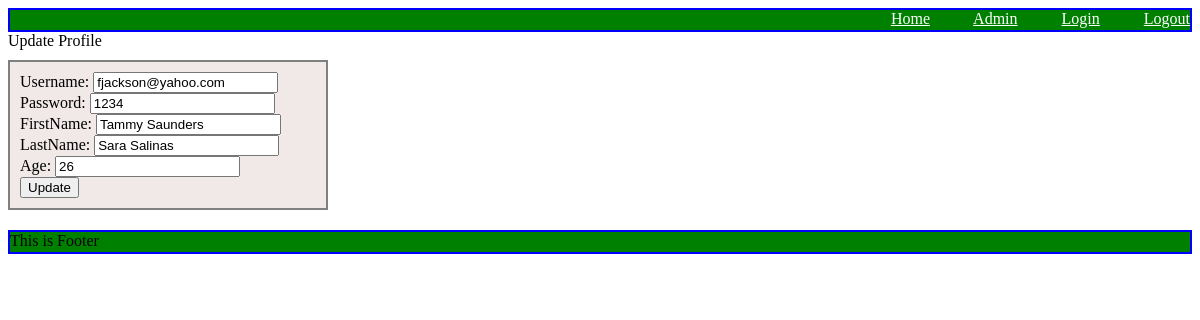
Screenshot of /twmprofile/updateProfile/50/ with the database file from the repository.
### twmprofile/models.py (models this page shows)
class Profile(models.Model):
    username = models.CharField(max_length=30)
    password = models.CharField(max_length=30)
    firstName = models.CharField(max_length=30)
    lastName = models.CharField(max_length=30)
    age = models.IntegerField(default=18)

### twmprofile/views.py (the view)
# urls.py: re_path('updateProfile/(?P<id>\d+)/$', views.updateProfile),
def updateProfile(request, id):
    existingProfile = Profile.objects.get(id=id)
    if request.method == 'POST':
        form = forms.ProfileUpdateRequest(request.POST, instance=existingProfile) # A record will be considered new if you do not provide instance=Profile
        print('Is form valid', form.is_valid())
        if form.is_valid():
            form.save()
            return redirect('/twmprofile/profile')
    return render(request, 'twmprofile/update.html', {'profile': existingProfile})

### templates/twmprofile/update.html (shortened to what this page needs)
<!DOCTYPE html>
{% extends 'twmprofile/common/main.html'%}
{% block body_part %}
        <h>Update Profile</h></br>
<div class="yms_form">
   <form method="POST">
       Username: <input type="text" name="username" value="{{profile.username}}"></br>
       Password: <input type="text" name="password" value="{{profile.password}}"></br>
       FirstName: <input type="text" name="firstName" value="{{profile.firstName}}"></br>
       LastName: <input type="text" name="lastName" value="{{profile.lastName}}"></br>
       Age: <input type="text" name="age" value="{{profile.age}}"></br>
       <input type="submit" value="Update"/>
   </form>
</div>
{% endblock %}

### static/css/main.css (style rules this page uses)
.yms_form { margin-top: 10px; border:solid gray 2px; background-color: #f1e8e8; width:25%; padding:10px; }

### rows the page displays
Profile: username "fjackson@yahoo.com", password "1234", firstName "Tammy Saunders", lastName "Sara Salinas", age "26"
